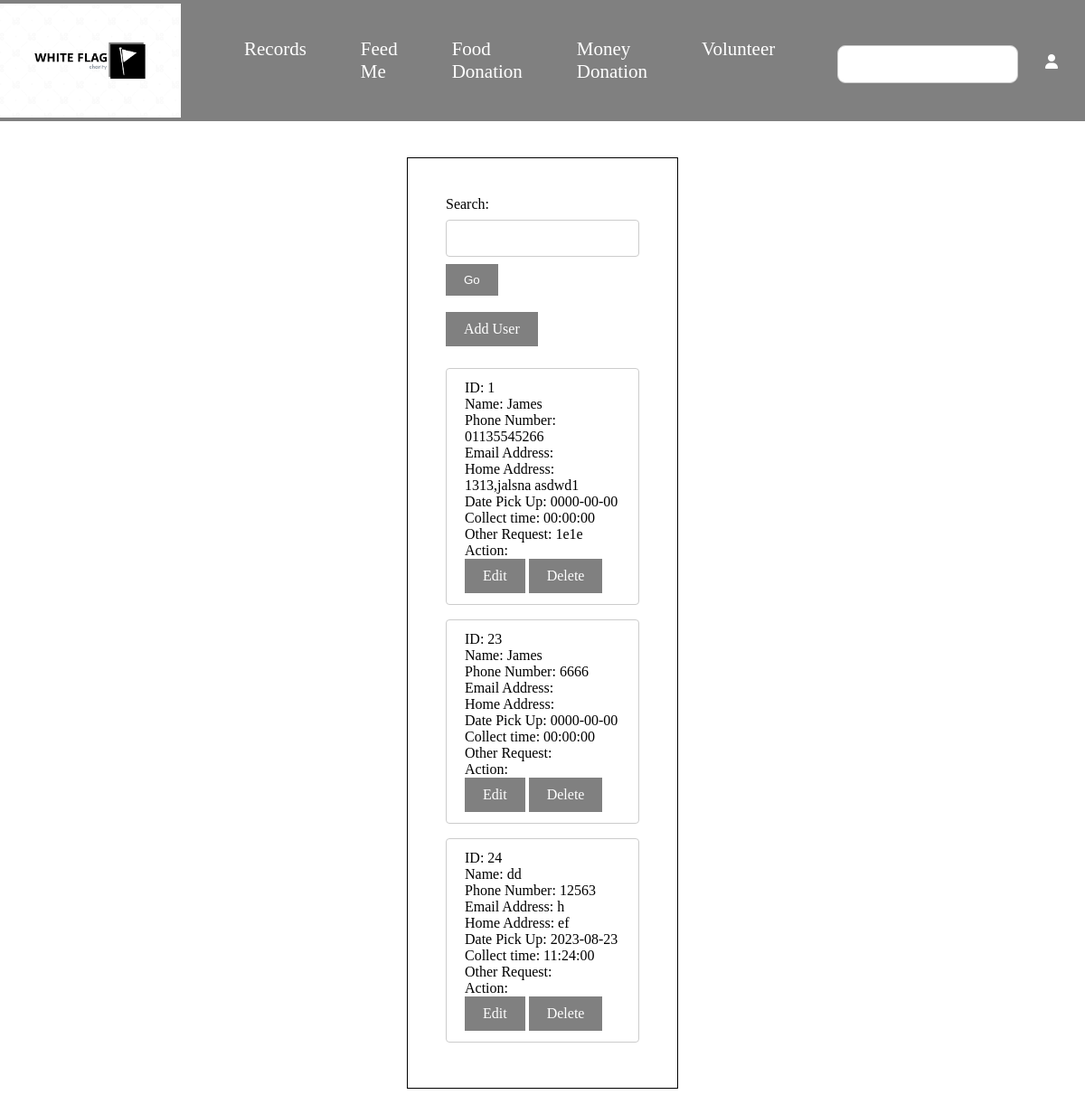
/asg6.4.php, run on the app's committed database.
### tables this page shows
CREATE TABLE `tblrequest` (
  `id` int(11) NOT NULL,
  `uname` varchar(100) NOT NULL,
  `phonenum` varchar(15) NOT NULL,
  `eaddress` varchar(30) NOT NULL,
  `haddress` varchar(255) NOT NULL,
  `datepu` date NOT NULL,
  `ctime` time NOT NULL,
  `descr` varchar(255) NOT NULL
);

### asg6.4.php (the view, shortened to what this page needs)
<html>
<body>
<nav class="navbar background">
 <a href="adminhomepage.php"><img class="logo" src="pictures\Screenshot 2023-07-25 074837.png" width="200px" height="auto" /></a>
            <ul class="nav-list">
                <li style="font-size:21px"><a href="rec1.4.php">Records</a></li>
                <li style="font-size:21px"><a href="asg6.4.php">Feed Me</a></li>
                <li style="font-size:21px"><a href="food6.4.php">Food Donation</a></li>
				<li style="font-size:21px"><a href="money6.4.php">Money Donation</a></li>
                <li style="font-size:21px"><a href="volunteer6.4.php">Volunteer</a></li>
            </ul>
            <div class="rightNav">
                <input type="text" name="search" id="search" />
        <a href="login.php" class = "login">
                <i class="fa-solid fa-user"></i>
        </a>
            </div>
        </nav>
</body>
</html>
<?php
$key="";
?>
<div class="centerform">
<div class="form">
<form name="fSearch" id="fSearch" action="asg6.4.php" method="POST">
Search: <input type="text" name="search" value="<?php echo $key;?>" style="width: 100%; padding: 12px 20px; margin: 8px 0; display: inline-block; border: 1px solid #ccc; border-radius: 4px; box-sizing: border-box;">
<input type="submit" name="submit" value="Go" style="background-color: grey;color: white;padding: 10px 20px;text-align: center;text-decoration: none;display: inline-block; border:0px solid black;"><br><br>
<a href="feedme.php" style="background-color: grey;color: white;padding: 10px 20px;text-align: center;text-decoration: none;display: inline-block;">Add User</a>
</form>
<?php
$servername = "localhost";
$username = "root";
$password = "";
$dbname = "whiteflagdb";
$conn = mysqli_connect($servername, $username, $password, $dbname);
if($key=="")
	$sql = "SELECT * FROM tblrequest;";
else
	$sql="select * FROM tblrequest WHERE uname LIKE '%$key%'OR phonenum LIKE '%$key%';";
$result = mysqli_query($conn, $sql);
if (mysqli_num_rows($result) > 0) {
 while($row=mysqli_fetch_assoc($result)) {
?>
   <p style="width: 100%; padding: 12px 20px; margin: 8px 0; display: inline-block; border: 1px solid #ccc; border-radius: 4px; box-sizing: border-box;">
   ID: <?php echo $row["id"]?> <br>
   Name: <?php echo $row["uname"]?> <br>
   Phone Number: <?php echo $row["phonenum"]?> <br>
   Email Address: <?php echo $row["eaddress"]?> <br>
   Home Address: <?php echo $row["haddress"]?> <br>
   Date Pick Up: <?php echo $row["datepu"]?> <br>
   Collect time: <?php echo $row["ctime"]?> <br>
   Other Request: <?php echo $row["descr"]?> <br>
   Action:<br><a href="asg6.5.php?id=<?php echo $row["id"]?>" style="background-color: grey;color: white;padding: 10px 20px;text-align: center;text-decoration: none;display: inline-block;">Edit</a>
   <a href="asg6.6.php?id=<?php echo $row["id"]?>"  style="background-color: grey;color: white;padding: 10px 20px;text-align: center;text-decoration: none;display: inline-block;">Delete</a> <br>
<?php
 }
} else {
 echo "0 results";
}
?>
</div>
</div>

### asg6.4.php (style rules this page uses)
body { margin: 0; padding: 0; }
.navbar { display: flex; align-items: center; justify-content: center; top: 0px; cursor: pointer; }
.nav-list { width: 50%; display: flex; }
.nav-list li { list-style: none; padding: 26px 30px; font-size:25px; }
.nav-list li a { text-decoration: none; color: white; }
.rightNav { width: 50%; text-align: right; }
#search { padding: 10px; font-size: 17px; border-radius: 9px; border-style: 5 px solid #fff; width:200px; margin-top:20px; border: 1px solid #ccc; }
.background { background: grey; background-blend-mode: darken; background-size: cover; }
.login { float:right; color:white; padding:20px; margin: 10px; height: 15px; }
.form { padding:2px; margin: 10px; }
.centerform { justify-content: center; display: flex; margin: 40px 450px; border: 1px solid black; padding: 30px; }

### data on the page
tblrequest: id "1", uname "James", phonenum "01135545266", haddress "1313,jalsna asdwd1", datepu "0000-00-00", ctime "00:00:00", descr "1e1e"
tblrequest: id "23", uname "James", phonenum "6666", datepu "0000-00-00", ctime "00:00:00"
tblrequest: id "24", uname "dd", phonenum "12563", eaddress "h", haddress "ef", datepu "2023-08-23", ctime "11:24:00"
